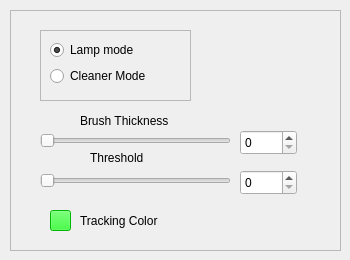
     <widget class="QWidget" name="fun_tab">
      <attribute name="title">
       <string>Extra</string>
      </attribute>
      <widget class="QFrame" name="frame">
       <property name="geometry">
        <rect>
         <x>10</x>
         <y>10</y>
         <width>331</width>
         <height>241</height>
        </rect>
       </property>
       <property name="frameShape">
        <enum>QFrame::StyledPanel</enum>
       </property>
       <property name="frameShadow">
        <enum>QFrame::Raised</enum>
       </property>
       <widget class="QSlider" name="funBrushSize_horizontalSlider">
        <property name="geometry">
         <rect>
          <x>30</x>
          <y>120</y>
          <width>191</width>
          <height>21</height>
         </rect>
        </property>
        <property name="maximum">
         <number>255</number>
        </property>
        <property name="orientation">
         <enum>Qt::Horizontal</enum>
        </property>
       </widget>
       <widget class="QLabel" name="funBrushThreshold_label">
        <property name="geometry">
         <rect>
          <x>80</x>
          <y>140</y>
          <width>71</width>
          <height>16</height>
         </rect>
        </property>
        <property name="text">
         <string>Threshold</string>
        </property>
       </widget>
       <widget class="QFrame" name="frame_2">
        <property name="geometry">
         <rect>
          <x>30</x>
          <y>20</y>
          <width>151</width>
          <height>71</height>
         </rect>
        </property>
        <property name="frameShape">
         <enum>QFrame::StyledPanel</enum>
        </property>
        <property name="frameShadow">
         <enum>QFrame::Raised</enum>
        </property>
        <layout class="QFormLayout" name="formLayout_2">
         <property name="fieldGrowthPolicy">
          <enum>QFormLayout::FieldsStayAtSizeHint</enum>
         </property>
         <property name="labelAlignment">
          <set>Qt::AlignLeading|Qt::AlignLeft|Qt::AlignVCenter</set>
         </property>
         <item row="1" column="0">
          <widget class="QRadioButton" name="clean_radioButton">
           <property name="text">
            <string>Cleaner Mode</string>
           </property>
          </widget>
         </item>
         <item row="0" column="0">
          <widget class="QRadioButton" name="lamp_radioButton">
           <property name="text">
            <string>Lamp mode</string>
           </property>
           <property name="checked">
            <bool>true</bool>
           </property>
          </widget>
         </item>
        </layout>
       </widget>
       <widget class="QSpinBox" name="funBrushThreshold_spinBox">
        <property name="geometry">
         <rect>
          <x>230</x>
          <y>160</y>
          <width>57</width>
          <height>25</height>
         </rect>
        </property>
        <property name="maximum">
         <number>255</number>
        </property>
       </widget>
       <widget class="QPushButton" name="funObjectColor_pushButton">
        <property name="geometry">
         <rect>
          <x>40</x>
          <y>200</y>
          <width>21</width>
          <height>21</height>
         </rect>
        </property>
        <property name="autoFillBackground">
         <bool>false</bool>
        </property>
        <property name="styleSheet">
         <string notr="true">background-color: rgb(0,255,0)</string>
        </property>
        <property name="text">
         <string/>
        </property>
        <property name="autoRepeatDelay">
         <number>300</number>
        </property>
        <property name="flat">
         <bool>false</bool>
        </property>
       </widget>
       <widget class="QSlider" name="funBrushThreshold_horizontalSlider">
        <property name="geometry">
         <rect>
          <x>30</x>
          <y>160</y>
          <width>191</width>
          <height>21</height>
         </rect>
        </property>
        <property name="maximum">
         <number>255</number>
        </property>
        <property name="orientation">
         <enum>Qt::Horizontal</enum>
        </property>
       </widget>
       <widget class="QSpinBox" name="funBrushSize_spinBox">
        <property name="geometry">
         <rect>
          <x>230</x>
          <y>120</y>
          <width>57</width>
          <height>25</height>
         </rect>
        </property>
        <property name="maximum">
         <number>255</number>
        </property>
       </widget>
       <widget class="QLabel" name="Brush_label_2">
        <property name="geometry">
         <rect>
          <x>70</x>
          <y>100</y>
          <width>121</width>
          <height>21</height>
         </rect>
        </property>
        <property name="text">
         <string>Brush Thickness</string>
        </property>
        <property name="wordWrap">
         <bool>true</bool>
        </property>
       </widget>
       <widget class="QLabel" name="funObjectColor_label">
        <property name="geometry">
         <rect>
          <x>70</x>
          <y>200</y>
          <width>96</width>
          <height>21</height>
         </rect>
        </property>
        <property name="text">
         <string>Tracking Color</string>
        </property>
       </widget>
      </widget>
     </widget>
